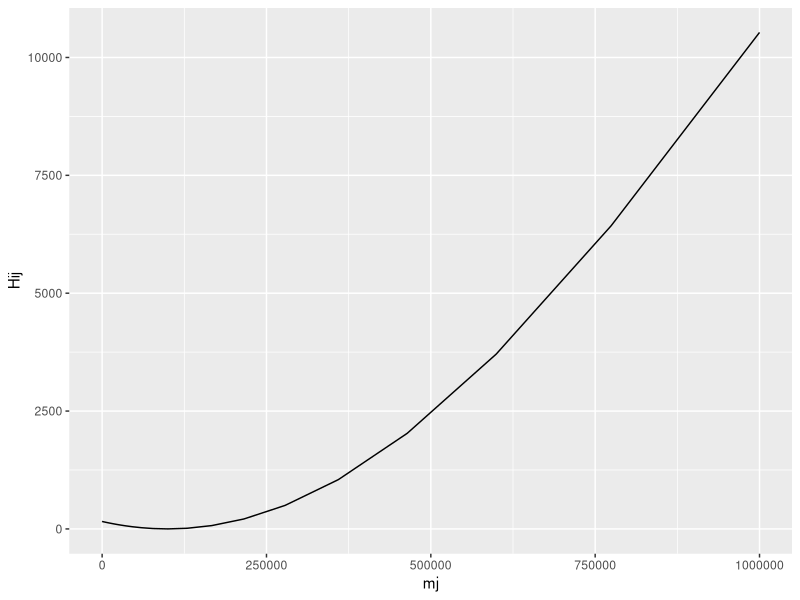
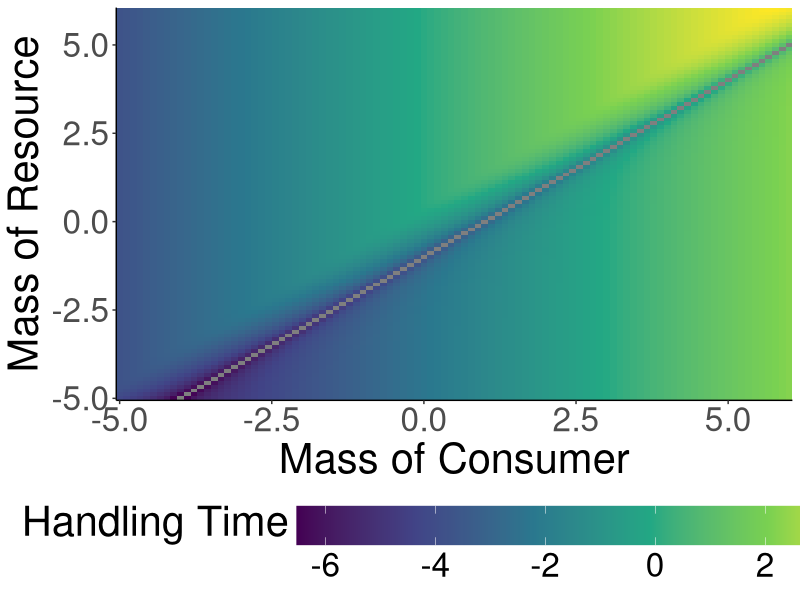
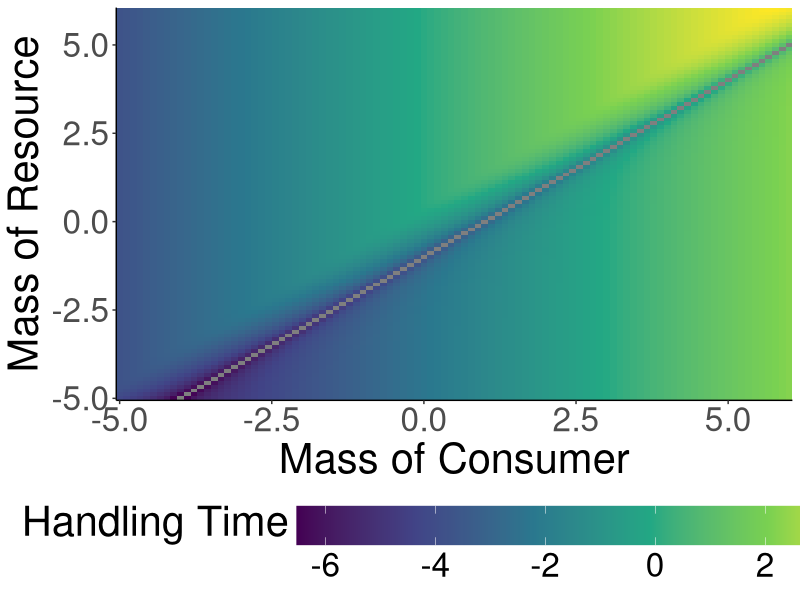

Recreate these plots in R, in order.
#######################################
## Plot handling time changes with mass
#######################################

library(tidyverse)

gpath = "/home/ben/Documents/TangledMT/Paper/Figures/"
setwd(gpath)

H0 = 1
B = 0.75
Rp = 0.1
a = 1
c = 1

masses = seq(log10(0.00001), log10(1000000), length.out = 100)
masses = 10^masses
masses = expand.grid(masses, masses) %>%
    rename("mi" = 1, "mj" = 2)

calculateHandling = function(mi, mj) {

    Hij = H0*(mi^(B))*(1-(a*exp(-(((mj/mi) - Rp)^2)/2*(c)^2)))

    return(Hij)

}

masses = masses %>% mutate(Hij = calculateHandling(mi, mj))

ggplot(filter(masses, mi == max(masses$mi)), aes(mj, Hij)) + geom_line()

ggplot(masses, aes(log10(mi),log10(mj), fill = log10(Hij))) +
    geom_raster() +
    theme_classic() +
    scale_fill_viridis_c() +
    labs(x = "Mass of Consumer", y = "Mass of Resource", fill = "Handling Time") +
    theme(text = element_text(size = 30)) +
    scale_y_continuous(expand = c(0, 0)) +
    scale_x_continuous(expand = c(0, 0)) +
    theme(legend.position = "bottom",
    legend.key.size = unit(1, 'cm'), #change legend key size
    legend.key.height = unit(1, 'cm'), #change legend key height
    legend.key.width = unit(3, 'cm'),
    legend.title = element_text(vjust = 1))

ggsave(filename = "handlingTime.png", width = 10, height = 10)